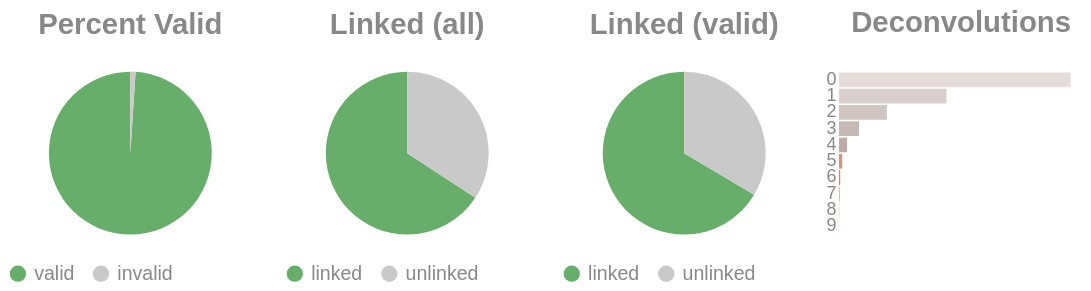

The cell this chart's notebook holds for it:
### Code cell
if SKIPLR:
    pass
else:
    clash = Counter()
    for i in valids['molecule'].to_list():
        _mol = i.split("-")
        if len(_mol) == 1:
            clash.update('0')
        else:
            clash.update(_mol[-1])

    _d = {"deconvolutions": [], 'count': []}
    for k,v in clash.items():
        _d['deconvolutions'].append(k)
        _d['count'].append(v)

    tot_valid = valids['reads'].sum()
    mask = valids['reads'] >= 2
    n_linked_reads = valids.filter(mask)['reads'].sum()
    if n_linked_reads == 0:
        print_html("No linked molecules (>=2 reads) were detected; skipping linked-only distributions.")
        SKIPLR = True
    else:
        perc_valid = round(tot_valid / n_reads, 4)
        linked_perc_abs = round(n_linked_reads / n_reads, 4)
        linked_perc = round(n_linked_reads / tot_valid, 4)

    _valid = pl.DataFrame({"valids": ['valid', 'invalid'], "count": [tot_valid, n_reads - tot_valid]})
    _linked_abs = pl.DataFrame({"linked (absolute)": ['linked', 'unlinked'], "count": [n_linked_reads, n_reads - n_linked_reads]})
    _linked_rel = pl.DataFrame({"linked (valids)": ['linked', 'unlinked'], "count": [n_linked_reads, tot_valid - n_linked_reads]})

    (
        alt.hconcat(
            piechart(_valid, goodval = 'valid', title = "Percent Valid"),
            piechart(_linked_abs, goodval = "linked", title =  "Linked (all)"),
            piechart(_linked_rel, goodval = "linked", title =  "Linked (valid)"),
            convolutionbar(pl.DataFrame(_d), title = "Deconvolutions"),
            center = True,
            bounds = 'flush'
        )
        .resolve_scale(color='independent')
        .resolve_legend('independent')
        .properties(usermeta={'embedOptions': {"actions": False}})
    ).display()

### Figure 1 — Vega-Lite specification as saved in the notebook (floating-point values rounded to 4 significant figures)
{"width": "container", "height": 400, "config": {"title": {"anchor": "start", "dy": -15, "fontSize": 18, "color": "#888888", "subtitleColor": "#888888", "subtitleFontSize": 14}, "arc": {"fill": "#0072B2"}, "axis": {"domainColor": "#888888", "domainWidth": 0.5, "gridWidth": 0.2, "grid": false, "titleFontWeight": 400, "titleFontSize": 15, "labelFontSize": 11, "labelColor": "#888888", "tickColor": "#888888", "tickWidth": 0.2, "titleColor": "#888888"}, "axisBand": {"grid": false}, "axisX": {"grid": true, "tickSize": 10, "domainCap": "round"}, "axisY": {"domain": false, "grid": true, "tickSize": 0, "domainCap": "round"}, "background": "transparent", "header": {"labelFontSize": 15, "labelColor": "#888888", "titleFontSize": 15, "titleFontWeight": 600, "titleColor": "#888888"}, "legend": {"labelFont": "sans-serif", "labelFontSize": 12, "labelColor": "#888888", "symbolSize": 100, "symbolType": "circle", "titleFontSize": 12, "titlePadding": 10, "titleColor": "#888888", "title": null}, "range": {"category": ["#E69F00", "#56B4E9", "#009E73", "#F0E442", "#0072B2", "#D55E00", "#CC79A7", "#000000"], "diverging": ["#cfe8f3", "#a2d4ec", "#73bfe2", "#46abdb", "#1696d2", "#12719e"]}, "area": {"fill": "#0072B2", "fillOpacity": 0.7, "line": true, "strokeOpacity": 0.7}, "line": {"color": "#0072B2", "stroke": "#0072B2", "strokeWidth": 2}, "trail": {"color": "#0072B2", "stroke": "#0072B2", "strokeWidth": 0, "size": 1}, "point": {"filled": true, "fillOpacity": 1.0, "size": 95}, "text": {"color": "#888888", "fontSize": 11, "align": "right", "fontWeight": 400, "size": 11}, "bar": {"fill": "#0072B2", "stroke": null}, "view": {"stroke": null, "continuousWidth": 660, "continuousHeight": 400}}, "hconcat": [{"data": {"name": "data-358fb62ee1ff1c20096c310f29d0994c"}, "mark": {"type": "arc"}, "encoding": {"color": {"field": "valids", "legend": {"orient": "bottom", "title": null}, "scale": {"domain": ["valid", "invalid"], "range": ["#68ae6b", "#C9C9C9"]}, "title": "Valids", "type": "nominal"}, "theta": {"field": "count", "type": "quantitative"}, "tooltip": [{"field": "valids", "title": "Valids", "type": "ordinal"}, {"field": "percent", "format": ".2%", "title": "Percent", "type": "quantitative"}, {"field": "count", "title": "Count", "type": "quantitative"}]}, "height": 100, "title": {"text": "Percent Valid", "align": "center", "anchor": "middle"}, "transform": [{"calculate": "datum.count / 6956018", "as": "percent"}], "width": 150}, {"data": {"name": "data-169b965c9d19e93b293374435828892a"}, "mark": {"type": "arc"}, "encoding": {"color": {"field": "linked (absolute)", "legend": {"orient": "bottom", "title": null}, "scale": {"domain": ["linked", "unlinked"], "range": ["#68ae6b", "#C9C9C9"]}, "title": "Linked (Absolute)", "type": "nominal"}, "theta": {"field": "count", "type": "quantitative"}, "tooltip": [{"field": "linked (absolute)", "title": "Linked (Absolute)", "type": "ordinal"}, {"field": "percent", "format": ".2%", "title": "Percent", "type": "quantitative"}, {"field": "count", "title": "Count", "type": "quantitative"}]}, "height": 100, "title": {"text": "Linked (all)", "align": "center", "anchor": "middle"}, "transform": [{"calculate": "datum.count / 6956018", "as": "percent"}], "width": 150}, {"data": {"name": "data-f4a7e81bd3fbdd0b0577c0067cc65ba3"}, "mark": {"type": "arc"}, "encoding": {"color": {"field": "linked (valids)", "legend": {"orient": "bottom", "title": null}, "scale": {"domain": ["linked", "unlinked"], "range": ["#68ae6b", "#C9C9C9"]}, "title": "Linked (Valids)", "type": "nominal"}, "theta": {"field": "count", "type": "quantitative"}, "tooltip": [{"field": "linked (valids)", "title": "Linked (Valids)", "type": "ordinal"}, {"field": "percent", "format": ".2%", "title": "Percent", "type": "quantitative"}, {"field": "count", "title": "Count", "type": "quantitative"}]}, "height": 100, "title": {"text": "Linked (valid)", "align": "center", "anchor": "middle"}, "transform": [{"calculate": "datum.count / 6884382", "as": "percent"}], "width": 150}, {"data": {"name": "data-ad9c015f23ec65102d7506d5f6288ee9"}, "mark": {"type": "bar"}, "encoding": {"color": {"field": "deconvolutions", "legend": null, "scale": {"scheme": "lightgreyred"}, "type": "nominal"}, "tooltip": [{"field": "deconvolutions", "title": "Deconvolutions", "type": "ordinal"}, {"field": "percent", "format": ".2%", "title": "Percent", "type": "quantitative"}, {"field": "count", "title": "Count", "type": "quantitative"}], "x": {"axis": null, "field": "count", "type": "quantitative"}, "y": {"field": "deconvolutions", "sort": "ascending", "title": null, "type": "nominal"}}, "height": 100, "title": {"text": "Deconvolutions", "align": "center", "anchor": "middle"}, "transform": [{"calculate": "datum.count / 3789343", "as": "percent"}], "width": 150}], "bounds": "flush", "center": true, "resolve": {"legend": {"angle": "independent"}, "scale": {"color": "independent"}}, "usermeta": {"embedOptions": {"actions": false}}, "$schema": "https://vega.github.io/schema/vega-lite/v6.4.1.json", "datasets": {"data-358fb62ee1ff1c20096c310f29d0994c": [{"valids": "valid", "count": 6884382}, {"valids": "invalid", "count": 71636}], "data-169b965c9d19e93b293374435828892a": [{"linked (absolute)": "linked", "count": 4574082}, {"linked (absolute)": "unlinked", "count": 2381936}], "data-f4a7e81bd3fbdd0b0577c0067cc65ba3": [{"linked (valids)": "linked", "count": 4574082}, {"linked (valids)": "unlinked", "count": 2310300}], "data-ad9c015f23ec65102d7506d5f6288ee9": [{"deconvolutions": "0", "count": 2086036}, {"deconvolutions": "1", "count": 968591}, {"deconvolutions": "2", "count": 431967}, {"deconvolutions": "3", "count": 181175}, {"deconvolutions": "4", "count": 73426}, {"deconvolutions": "5", "count": 29416}, {"deconvolutions": "6", "count": 11623}, {"deconvolutions": "7", "count": 4614}, {"deconvolutions": "8", "count": 1788}, {"deconvolutions": "9", "count": 707}]}}
